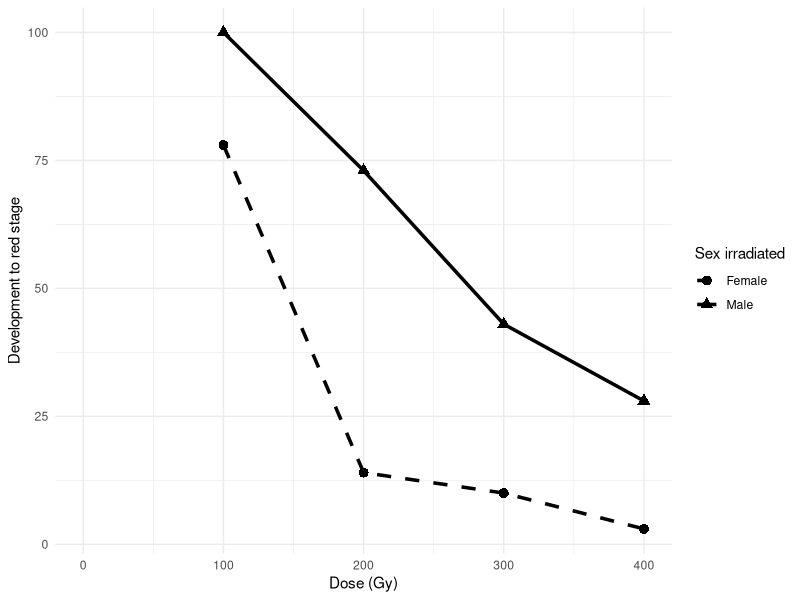

Source code (R):
# xray_ms_fig2.R

library(dplyr)
library(ggplot2)

# Create red egg data frame

df <- tibble(
  sex = c(rep("Female",4),rep("Male",4)),
  dose = rep(c(100,200,300,400),2),
  survivorship = c(78,14,10,3,100,73,43,28)
)
df
# # A tibble: 8 × 3
#   sex     dose survivorship
#   <chr>  <dbl>        <dbl>
# 1 Female   100           78
# 2 Female   200           14
# 3 Female   300           10
# 4 Female   400            3
# 5 Male     100          100
# 6 Male     200           73
# 7 Male     300           43
# 8 Male     400           28

p1 <- ggplot(df, aes(x = dose, y = survivorship, color = sex, linetype = sex, shape = sex)) +
  geom_line(linewidth = 1.2) +
  geom_point(size = 3) +
  scale_linetype_manual(values = c("Female" = "dashed", "Male" = "solid")) +
  scale_color_manual(values = c("Female" = "black", "Male" = "black")) +
  scale_x_continuous(limits = c(0, 400)) +
  labs(color = "Sex irradiated", 
       linetype = "Sex irradiated", 
       shape = "Sex irradiated",
       x = "Dose (Gy)",
       y = "Development to red stage") +
  theme_minimal()
